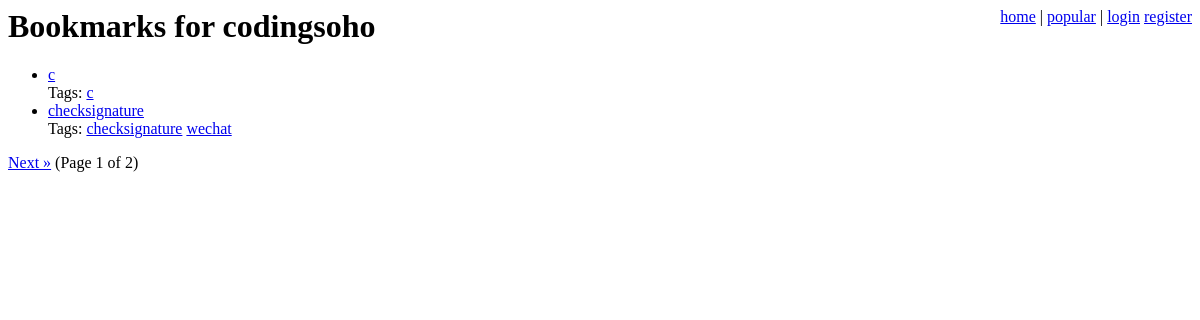
Page /user/codingsoho/ on the committed database.
### bookmarks/models.py (models this page shows, shortened)
class Bookmark(models.Model):
    title = models.CharField(max_length=200)
    user = models.ForeignKey(User)
    link = models.ForeignKey(Link)

class Tag(models.Model):
    name = models.CharField(max_length=64, unique=True)
    bookmarks = models.ManyToManyField(Bookmark)

### bookmarks/views.py (the view)
# urls.py: url(r'^user/(\w+)/$', user_page),
def user_page(request, username):
    try:
        user = User.objects.get(username=username)
    except User.DoesNotExist:
        raise Http404(u'Requested user not found.')
    user = get_object_or_404(User, username=username)
    query_set = user.bookmark_set.order_by('-id')
    paginator = Paginator(query_set, ITEMS_PER_PAGE)
    try:
        page_number = int(request.GET['page'])
    except (KeyError, ValueError):
        page_number = 1
    try:
        page = paginator.page(page_number)
    except InvalidPage:
        raise Http404
    bookmarks = page.object_list
    return render_to_response(
        'user_page.html',
        {
            'username': username,
            'bookmarks': bookmarks,
            'user': request.user,
            'show_tags': True,
            'show_edit': username == request.user.username,
            'show_paginator': paginator.num_pages > 1,
            'has_prev': page.has_previous(),
            'has_next': page.has_next(),
            'page': page_number,
            'pages': paginator.num_pages,
            'next_page': page_number + 1,
            'prev_page': page_number - 1
        }
    )

### templates/user_page.html (shortened to what this page needs)
{% extends "base.html" %}
{% block head %}Bookmarks for {{ username }}{% endblock %}
{% block content %}
    {% include "bookmark_list.html" %}
{% endblock %}

### templates/bookmark_list.html (shortened to what this page needs)
{% if bookmarks %}
    <ul class="bookmarks">
        {% for bookmark in bookmarks %}
        <li>
            <a href="{{ bookmark.link.url }}" class="title">
            {{ bookmark.title }}</a>
            <br>
            {% if show_tags %}
                Tags:
                {% if bookmark.tag_set.all %}
                    <ul class="tags">
                    {% for tag in bookmark.tag_set.all %}
                        <li>
                            <a href="/tag/{{ tag.name }}/">{{ tag.name|urlencode }}</a>
                        </li>
                    {% endfor %}
                    </ul>
                {% else %}
                    None.
                {% endif %}
                <br />
            {% endif %}
        </li>
        {% endfor %}
    </ul>
    {% if show_paginator %}
        <div class="paginator">
            {% if has_next %}
                <a href="?page={{ next_page }}">Next &raquo;</a>
            {% endif %}
            (Page {{ page }} of {{ pages }})
        </div>
    {% endif %}
{% else %}
    <p>No bookmarks found.</p>
{% endif %}

### csblog/site_media/style.css (style rules this page uses)
ul.tags, ul.tags li { display: inline; margin: 0; padding: 0; }

### rows in the picture
Bookmark: title "c"
Tag: name|urlencode "c"
Bookmark: title "checksignature"
Tag: name|urlencode "checksignature"
Tag: name|urlencode "wechat"

### other values in the picture
{{ username }} "codingsoho"
{{ page }} "1"
{{ pages }} "2"
